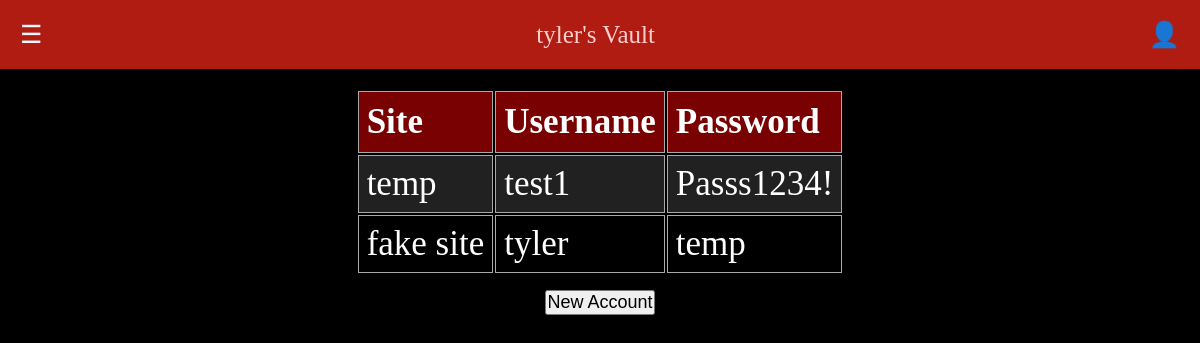
Before: /vault/ (signed in) with the older database file.
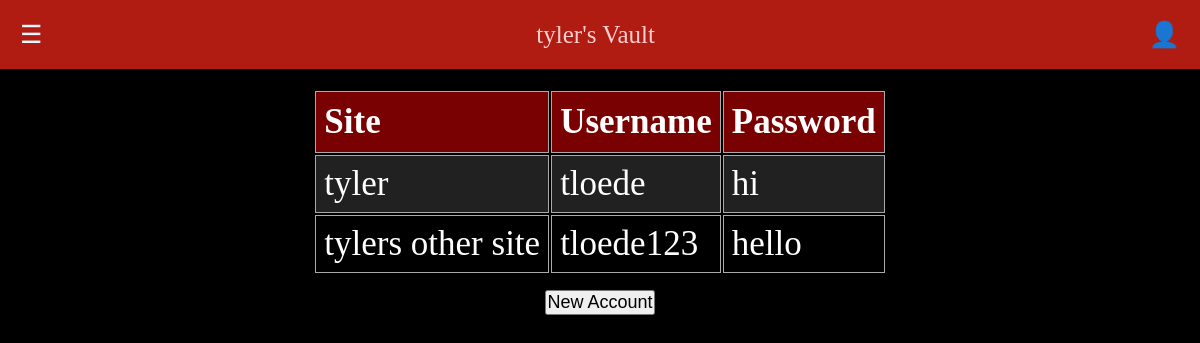
After: the same page with the newer database file.
### vault/models.py (models this page shows, shortened)
class Pass(models.Model):
    owner = models.ForeignKey(User, on_delete=models.CASCADE, null=True, blank=True)
    password = models.CharField(max_length=100)
    username = models.CharField(max_length=100)
    site = models.CharField(max_length=100)
    exclude = ["owner"]

### vault/views.py (the view)
# urls.py: path('', views.vault_list, name='vault'),
def vault_list(request):
    entries_for_user = Pass.objects.filter(owner=request.user) #Updated and assisted by chatgpt on 12/3
    context = {
        "passwords": entries_for_user,
    }
    return render(request, 'vault/vault_list.html', context)

### vault/templates/vault/vault_list.html (shortened to what this page needs)
{% extends 'layout.html' %}
{% block auth_title %}
    {{ user.username }}'s Vault
{% endblock %}
{% block content %}
{% if user.is_authenticated %}
    <div class="passTable">
        <table>
            <tr>
                <th>Site</th>
                <th>Username</th>
                <th>Password</th>
            </tr>
            {% for entry in passwords %}
                <tr>
                    <td>{{ entry.site }}</td>
                    <td>{{ entry.username }}</td>
                    <td>{{ entry.password }}</td>
                </tr>
            {% endfor %}
        </table>
    </div>
    <button id="toggleNewPass" class="form-submit">New Account</button>
    {% else %}
        <p>Please <a href="/users/login">sign in</a> or <a href="/users/register/">create an account</a></p>
    {% endif %}
{% endblock %}

### templates/layout.html (shortened to what this page needs)
<!DOCTYPE html>
{% load static %}
<html lang="en">
<head>
    <link rel="stylesheet" href="{% static 'css/style.css' %}">
</head>
<body>
    <nav>
        {% if user.is_authenticated %}
        <div class="links">
            <button type="button" class="collapsible">☰</button>
        </div>
        <div class="page-title">
            {% block auth_title %}Default Title{% endblock %}
        </div>
        <div class="user">
            <button type="button" class="collapsible">👤</button>
        </div>
        {% endif %}
    </nav>
    <main>
        {% block content %}
        {% endblock %}
    </main>
</body>
</html>

### static/css/style.css (style rules this page uses)
* { margin: 0; padding: 0; box-sizing: border-box; }
body { min-height: 100px; font-size: 16px; display: flex; background-color: black; color: white; flex-direction: column; }
nav { display: flex; justify-content: space-between; align-items: center; padding: 12px; background-color: #B01C12; color: #ffcfcf; font-size: 25px; line-height: 1; position: relative; }
main { font-size: 35px; }
td, th { border: 1px solid darkgray; padding: 8px; }
tr:nth-child(even) { background-color: #202120; }
th { padding-top: 10px; padding-bottom: 10px; text-align: left; background-color: #7a0101; }
.links, .user { display: flex; align-items: center; position: relative; }
.passTable { width: fit-content; padding-top: 20px; margin: 0px auto; }
.collapsible { background-color: #B01C12; color:aliceblue; cursor: pointer; padding: 8px; width: 100%; border: none; text-align: center; outline: none; font-size: 25px; }
.form-submit { display: block; margin: 0 auto; }
#toggleNewPass { font-size: 18px; margin-top: 15px; }

Changed rows visible on the page:
removed Pass: site "temp", username "test1", password "Passs1234!"
removed Pass: site "fake site", username "tyler", password "temp"
added Pass: site "tyler", username "tloede", password "hi"
added Pass: site "tylers other site", username "tloede123", password "hello"
